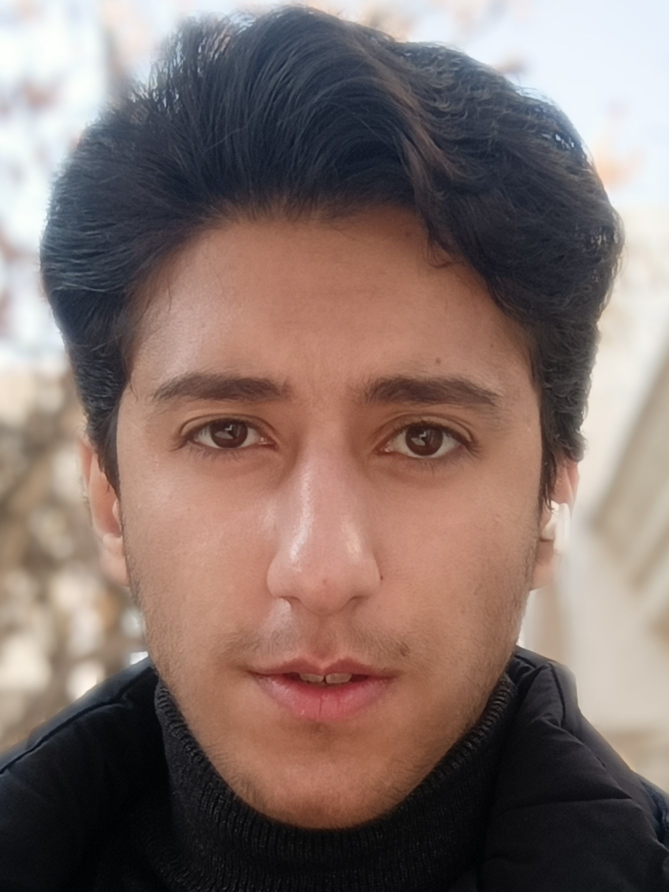
#> input picture input/sina.jpg, 1337 x 1783 px (shown at 1/2 size)
$ python face_morphing.py
#> lines starting #> are read from the running program, lines starting #| are printed output that depends on the picture
import cv2
import numpy as np

my_image = cv2.imread("input/sina.jpg")
#> my_image is the input picture: shape (1783, 1337, 3); mean B, G, R 105.7, 111.5, 130.3
celeb_image = cv2.imread("input/celeb.jpg")
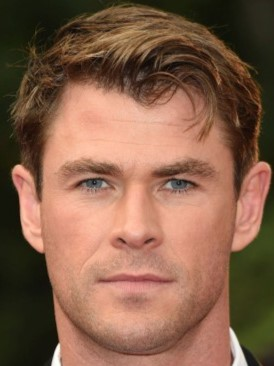
#> input picture input/celeb.jpg, 274 x 366 px
#> celeb_image is the input picture: shape (366, 274, 3); mean B, G, R 74.4, 96, 132.7

my_image = my_image[10:, :, :]
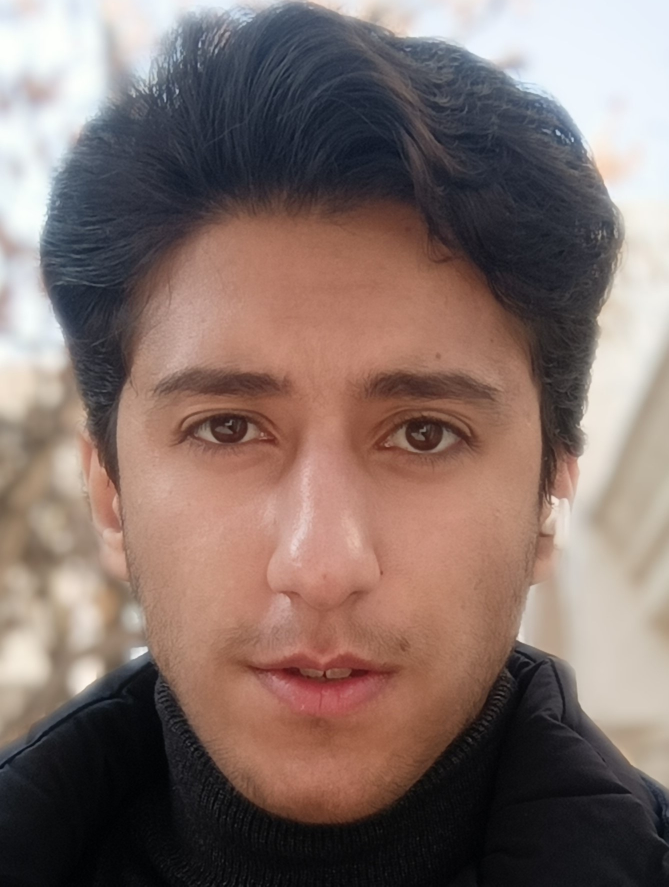
#> my_image: shape (1773, 1337, 3) (shown at 1/2 size); mean B, G, R 104.9, 110.8, 129.8
w, h, _ = my_image.shape
#> w = 1773; h = 1337
celeb_image = cv2.resize(celeb_image, [h, w])
#> celeb_image: shape (1773, 1337, 3)

my_image = my_image.astype(np.float32)
celeb_image = celeb_image.astype(np.float32)

convert_image_0 = my_image*3/4 + celeb_image/4
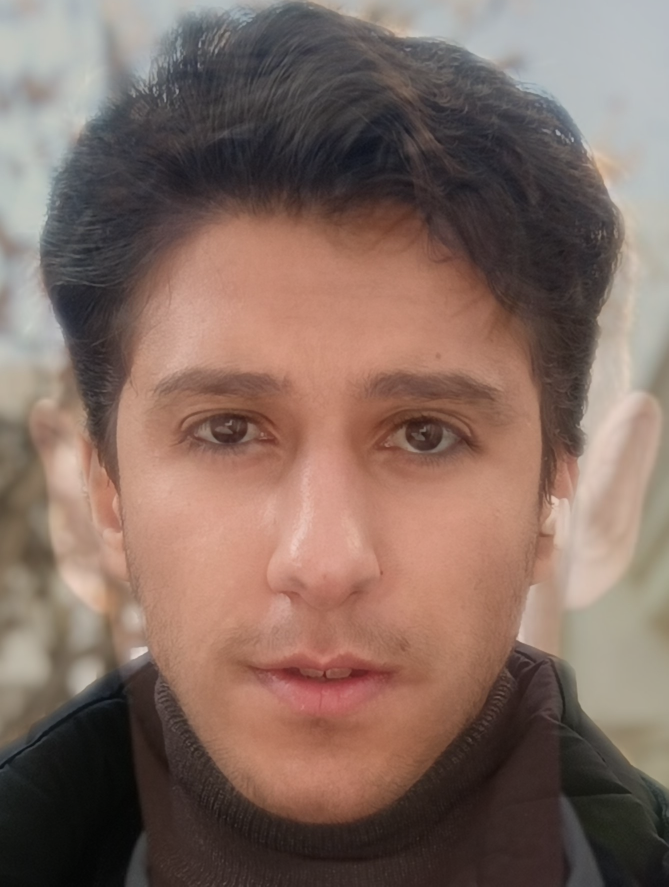
#> convert_image_0: shape (1773, 1337, 3) float32 (shown at 1/2 size); mean B, G, R 97.3, 107, 130.4
convert_image_1 = my_image*2/4 + celeb_image*2/4
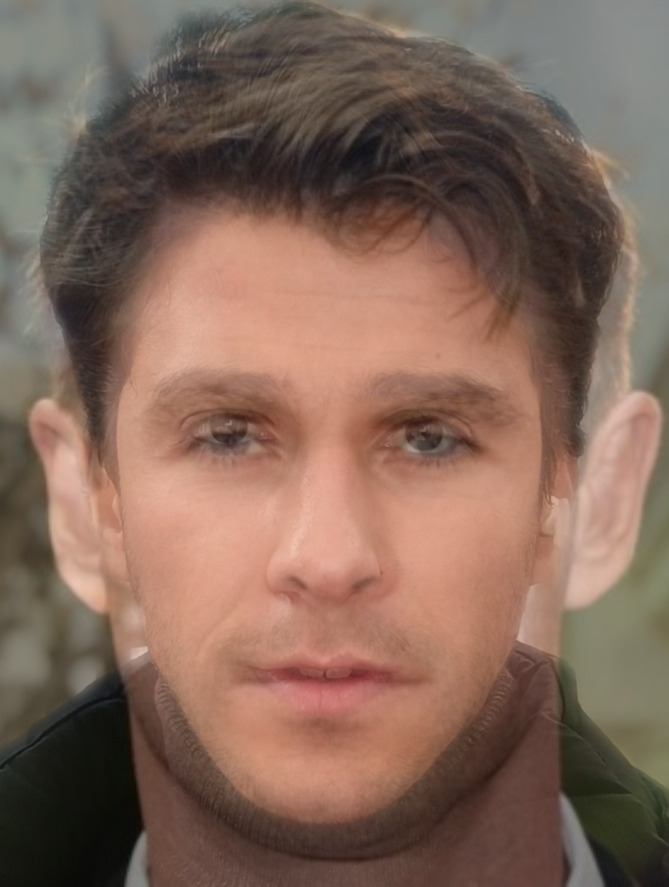
#> convert_image_1: shape (1773, 1337, 3) float32 (shown at 1/2 size); mean B, G, R 89.7, 103.3, 131
convert_image_2 = my_image/4 + celeb_image*3/4
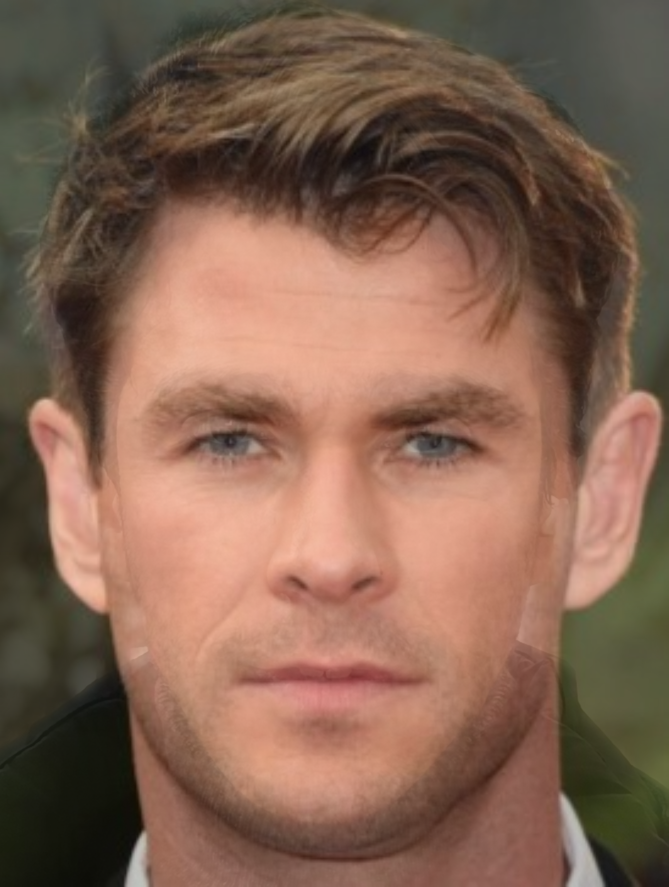
#> convert_image_2: shape (1773, 1337, 3) float32 (shown at 1/2 size); mean B, G, R 82, 99.6, 132.1

convert_image = np.concatenate(
    (my_image, convert_image_0, convert_image_1, convert_image_2, celeb_image), axis=1)
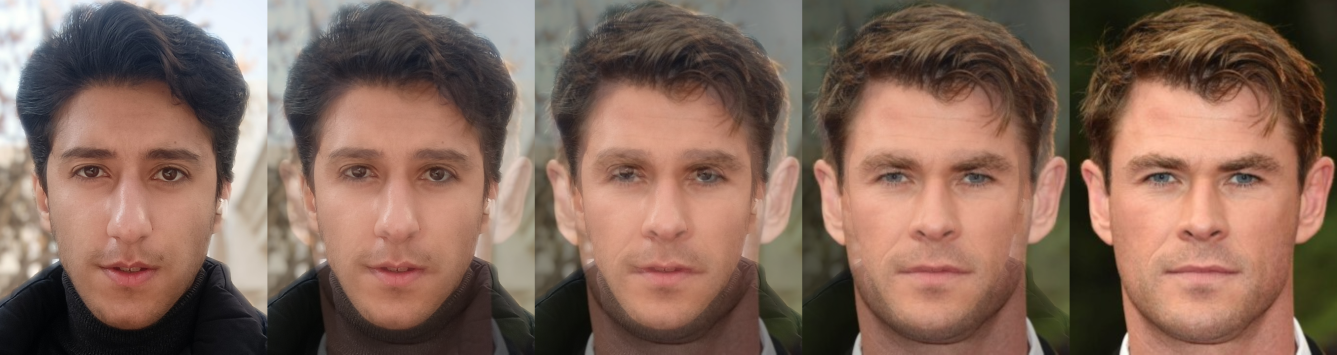
#> convert_image: shape (1773, 6685, 3) float32 (shown at 1/5 size); mean B, G, R 88.8, 101.6, 127.7

convert_image = convert_image.astype(np.uint8)

cv2.imwrite("output/sina_celeb.jpg", convert_image)
